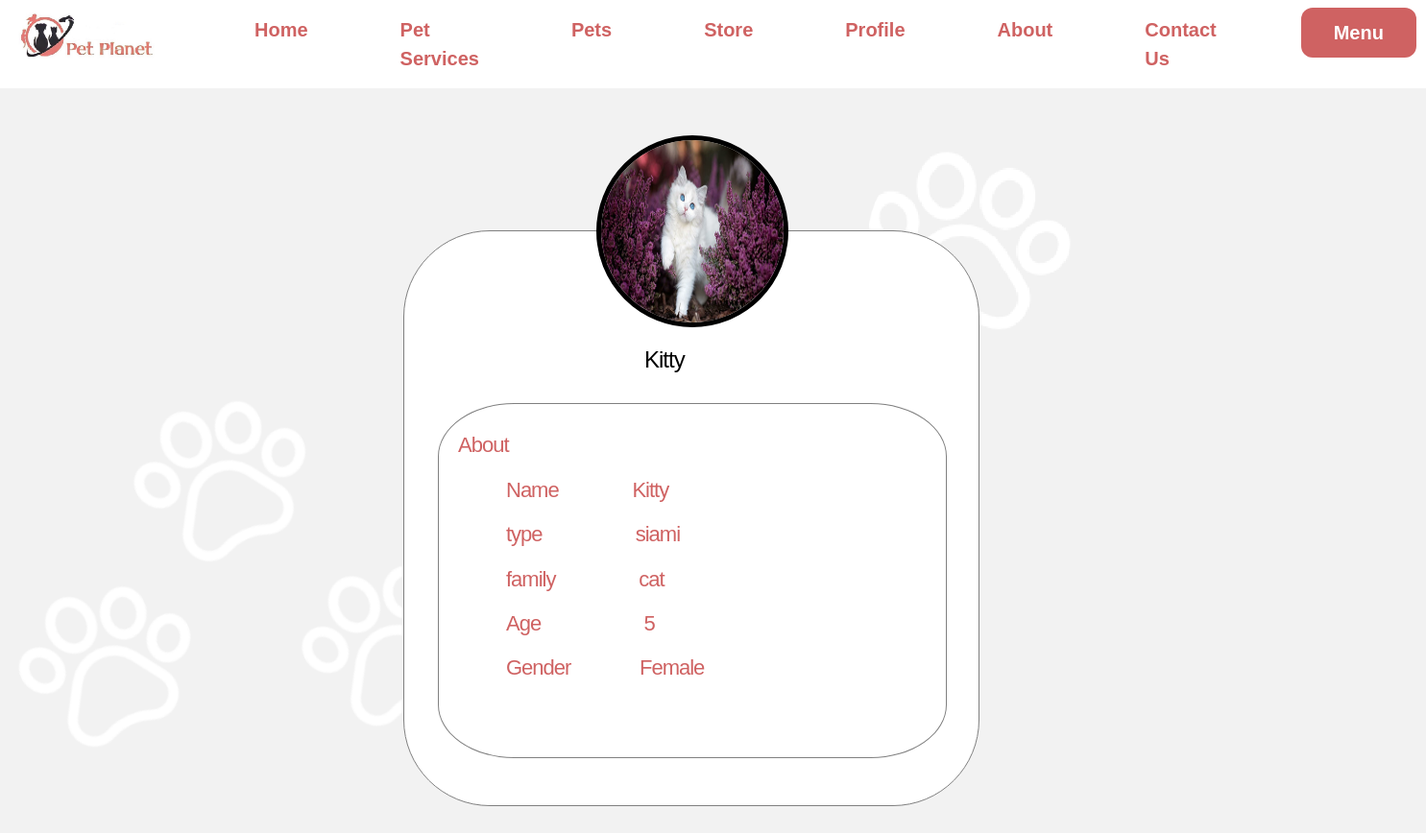
/pet-planet/petProfile.php?data=19 (signed in), run on the app's committed database.
### tables this page shows
CREATE TABLE `pets` (
  `id` bigint(20) UNSIGNED NOT NULL,
  `name` varchar(255) NOT NULL,
  `type` varchar(255) NOT NULL,
  `family` varchar(255) NOT NULL,
  `gender` enum('m','f') NOT NULL,
  `age` tinyint(4) NOT NULL,
  `image` varchar(64) DEFAULT 'petDefault.jpg',
  `user_id` bigint(20) UNSIGNED NOT NULL
);

### pet-planet/App/Database/Connection/Connection.php (called while the page is built, shortened)
<?php
class Connection
{
    private string $dbName = 'pet_planet';
    private string $hostName = 'localhost';
    private string $username = 'root';
    private string $password = '';
    private int $DBport = 3306;
    public function __construct()
    {
        $this->connect = new \mysqli(
            $this->hostName,
            $this->username,
            $this->password,
            $this->dbName,
            $this->DBport
        );
    }
}

### pet-planet/App/Database/Models/Pet.php (called while the page is built, shortened)
<?php
class Pet extends Model implements MakeCrud {
    private $id,
    $name,
    $type,
    $family,
    $age,
    $gender,
    $image,
    $user_id;
    public function getPetInfo()
    {
        $query = "SELECT * FROM pets WHERE id = ? ";
        $returned_stmt = $this->connect->prepare($query);
        $returned_stmt->bind_param('i',$this->id);
        $returned_stmt->execute();
        return $returned_stmt->get_result();
    }
    public function setId($id)
    {
        $this->id = $id;
        return $this;
    }
}

### pet-planet/petProfile.php (the view, shortened to what this page needs)
<?php
include "layouts/header.php";
include "layouts/navbarRegistered.php";
?>
<?php
if (isset($_GET["data"])) {
    $data = $_GET["data"];
}
$petObj = new Pet;
$petObj->setId($data);
$pets = $petObj->getPetInfo()->fetch_all(MYSQLI_ASSOC);
?>
<div class="pro">
    <div class="background">
        <?php foreach ($pets as $pet) { ?>
            <div class="profile">
                <div class="pic"><img class="profilepic" src="assets/img/pets/<?= $pet['image'] ?>" alt=""></div>
                <h4><?= $pet['name'] ?></h4>
                <div class="inner" style="padding-top: 30px;">
                    <h5 class="about">About</h5>
                    <h5>Name &nbsp;&nbsp;&nbsp;&nbsp;&nbsp;&nbsp;&nbsp;&nbsp;&nbsp;&nbsp;&nbsp;&nbsp;&nbsp;&nbsp;<?= $pet['name'] ?></h5>
                    <h5>type &nbsp;&nbsp;&nbsp;&nbsp;&nbsp;&nbsp;&nbsp;&nbsp;&nbsp;&nbsp;&nbsp;&nbsp;&nbsp;&nbsp;&nbsp;&nbsp;&nbsp;&nbsp;<?= $pet['type'] ?></h5>
                    <h5>family &nbsp;&nbsp;&nbsp;&nbsp;&nbsp;&nbsp;&nbsp;&nbsp;&nbsp;&nbsp;&nbsp;&nbsp;&nbsp;&nbsp;&nbsp;&nbsp;<?= $pet['family'] ?></h5>
                    <h5>Age &nbsp;&nbsp;&nbsp;&nbsp;&nbsp;&nbsp;&nbsp;&nbsp;&nbsp;&nbsp;&nbsp;&nbsp;&nbsp;&nbsp;&nbsp;&nbsp;&nbsp;&nbsp;&nbsp;&nbsp;<?= $pet['age'] ?></h5>
                    <h5>Gender &nbsp;&nbsp;&nbsp;&nbsp;&nbsp;&nbsp;&nbsp;&nbsp;&nbsp;&nbsp;&nbsp;&nbsp;&nbsp;<?= $pet['gender'] == 'm' ? 'Male' : 'Female' ?></h5>
                </div>
            </div>
        <?php } ?>
    </div>
</div>

### pet-planet/assets/css/style2.css (style rules this page uses)
:root { --white-color: #ffffff; --primary-color: #81B29A; --secondary-color: #3D405B; --section-bg-color: #F4F1DE; --custom-btn-bg-color: #2a60d6; --custom-btn-bg-hover-color: #E07A5F; --dark-color: #000000; --p-color: #717275; --link-hover-color: #2a60d6; --body-font-family: 'DM Sans', sans-serif; --h1-font-size: 42px; --h2-font-size: 36px; --h3-font-size: 28px; --h4-font-size: 24px; --h5-font-size: 22px; --h6-font-size: 20px; --p-font-size: 18px; --menu-font-size: 16px; --btn-font-size: 14px; --border-radius-large: 100px; --border-radius-medium: 20px; --border-radius-small: 10px; --font-weight-normal: 400; --font-weight-medium: 500; --font-weight-bold: 700; }
body { background-color: var(--white-color); font-family: var(--body-font-family); }
h1, h2, h3, h4, h5, h6 { font-weight: var(--font-weight-medium); letter-spacing: -1px; }
h4 { font-size: var(--h4-font-size); }
h5 { font-size: var(--h5-font-size); }

### pet-planet/assets/css/style.css (style rules this page uses)
body { margin: 0px; padding: 0px; background-image: url("../img/other/signinBackground.png"); background-size: cover; width: auto; background-repeat: no-repeat; background-color: #f2f2f2; }
.background { top: 340px; position: absolute; left: 490px; color: white; }
img { height: 35px; }
.profile { border: 1px solid gray; border-radius: 15%; margin-top: -100px; margin-bottom: 100; margin-left: -70px; width: 600px; height: 600px; background-color: #FFFFFF; margin-bottom: 120px; }
.inner { border: 1px solid gray; border-radius: 15%; margin-top: 30px; margin-bottom: 100px; margin-left: 35px; width: 530px; height: 370px; background-color: #FFFFFF; }
.pic { width: 200px; height: 200px; border-radius: 50%; border: 5px solid black; margin-top: -100px; margin-left: 200px; }
h4 { color: black; margin-top: 20px; margin-left: 250px; }
.about { margin-left: 20px; margin-top: 10px; margin-bottom: 40px; display: inline; }
h5 { color: #CF6262; margin-left: 70px; margin-top: 20px; }
.profilepic { width: 190px; height: 190px; border-radius: 50%; margin-top: 0px; margin-left: 0px; }

### data on the page
pets: image (picture), name "Kitty", type "siami", family "cat", age "5", gender "Female"
